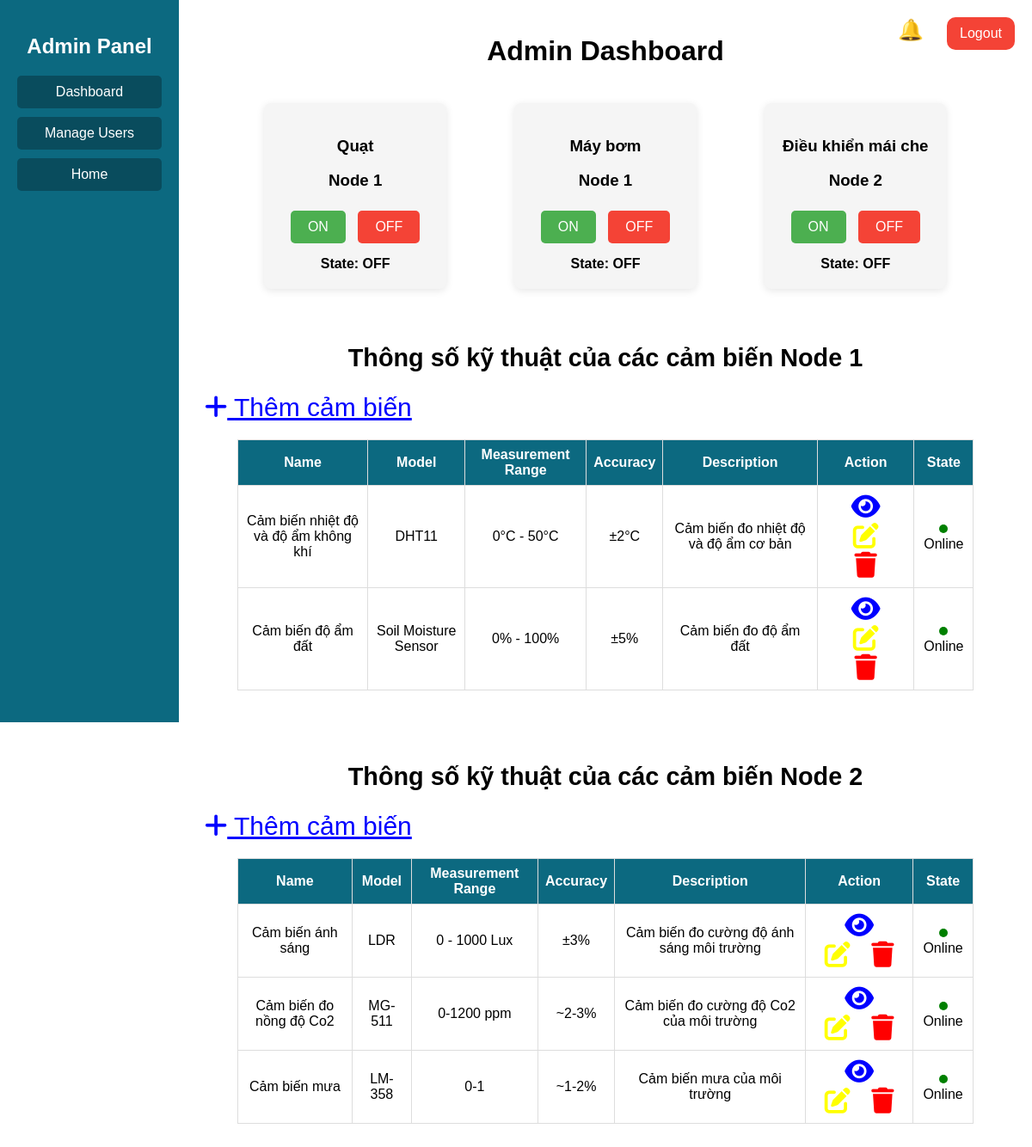
/admin/admin.php (signed in), run on the app's committed database.
### tables this page shows
CREATE TABLE `sensors` (
  `id` int(11) NOT NULL,
  `name` varchar(255) NOT NULL,
  `model` varchar(255) NOT NULL,
  `measurement_range` varchar(255) DEFAULT NULL,
  `accuracy` varchar(255) DEFAULT NULL,
  `description` text DEFAULT NULL,
  `node` varchar(50) DEFAULT NULL,
  `link` varchar(100) DEFAULT NULL,
  `state` varchar(50) DEFAULT NULL
);

### admin/admin.php (the view, shortened to what this page needs)
<!DOCTYPE html>
<html lang="en">
<head>
    <link href="https://cdnjs.cloudflare.com/ajax/libs/font-awesome/6.0.0/css/all.min.css" rel="stylesheet">
</head>
<body>
    <div class="sidebar">
        <h2>Admin Panel</h2>
        <a href="../admin/admin.php">Dashboard</a>
        <a href="../users/manage_users.php">Manage Users</a>
        <a href="../home.php">Home</a>
    </div>
    <div class="main-content">
        <h1>Admin Dashboard</h1>
        <button class="notification-btn" onclick="toggleNotifications()">🔔</button>
        <a href="logout.php" class="logout-btn">Logout</a>
        <div class="device-grid">
            <div class="device">
                <h3>Quạt</h3>
                <h3>Node 1</h3>
                <button class="on-btn" onclick="toggleDeviceState('fan', 'ON')">ON</button>
                <button class="off-btn" onclick="toggleDeviceState('fan', 'OFF')">OFF</button>
                <div class="device-state" id="state-fan">State: OFF</div>
            </div>
            <div class="device">
                <h3>Máy bơm</h3>
                <h3>Node 1</h3>
                <button class="on-btn" onclick="toggleDeviceState('pump', 'ON')">ON</button>
                <button class="off-btn" onclick="toggleDeviceState('pump', 'OFF')">OFF</button>
                <div class="device-state" id="state-pump">State: OFF</div>
            </div>
            <div class="device">
                <h3>Điều khiển mái che</h3>
                <h3>Node 2</h3>
                <button class="on-btn" onclick="toggleDeviceState('shade', 'ON')">ON</button>
                <button class="off-btn" onclick="toggleDeviceState('shade', 'OFF')">OFF</button>
                <div class="device-state" id="state-shade">State: OFF</div>
            </div>
        </div>
        <div class="specifications">
            <h2>Thông số kỹ thuật của các cảm biến Node 1</h2>
            <div class="add-sensor">
                <a style="padding:10px;font-size:30px; color:blue;" href="../sensor/add_sensor.php" class="add-btn">
                    <i class="fa-solid fa-plus"></i> Thêm cảm biến
                </a>
            </div>
            <table class="specs-table">
                <thead>
                    <tr>
                        <th>Name</th>
                        <th>Model</th>
                        <th>Measurement Range</th>
                        <th>Accuracy</th>
                        <th>Description</th>
                        <th>Action</th>
                        <th>State</th>
                    </tr>
                </thead>
                <tbody>
                    <?php
                    $pdo = Database::connect();
                    $sql = "SELECT * FROM sensors where node = 'Node 1'";
                    foreach ($pdo->query($sql) as $row) {
                        echo '<tr>';
                        echo '<td>' . $row['name'] . '</td>';
                        echo '<td>' . $row['model'] . '</td>';
                        echo '<td>' . $row['measurement_range'] . '</td>';
                        echo '<td>' . $row['accuracy'] . '</td>';
                        echo '<td>' . $row['description'] . '</td>';
                        echo '<td>';
                        echo '<a style="padding:10px;font-size:30px; color:blue;" href="' . $row['link'] . '" title="Xem chi tiết"><i class="fas fa-eye"></i></a> ';
                        echo '<a style="padding:10px;font-size:30px; color:yellow;" href="../sensor/edit_sensor.php?id=' . $row['id'] . '" title="Sửa"><i class="fas fa-edit"></i></a> ';
                        echo '<a style="padding:10px;font-size:30px; color:red;" href="../sensor/delete_sensor.php?id=' . $row['id'] . '" title="Xóa" onclick="return confirm(\'Bạn có chắc muốn xóa?\')"><i class="fas fa-trash"></i></a>';;
                        echo '</td>';
                        echo '<td>';
                        if ($row['state'] === 'online') {
                            echo '<span style="display: inline-block; width: 10px; height: 10px; background-color: green; border-radius: 50%;"></span> Online';
                        } else {
                            echo '<span style="display: inline-block; width: 10px; height: 10px; background-color: red; border-radius: 50%;"></span> Offline';
                        }
                        echo '</td>';
                        echo '</tr>';
                    }
                    ?>
                </tbody>
            </table>
        </div>
        <div class="specifications">
            <h2>Thông số kỹ thuật của các cảm biến Node 2</h2>
            <div class="add-sensor">
                <a style="padding:10px;font-size:30px; color:blue;" href="../sensor/add_sensor.php" class="add-btn">
                    <i class="fa-solid fa-plus"></i> Thêm cảm biến
                </a>
            </div>
            <table class="specs-table">
                <thead>
                    <tr>
                        <th>Name</th>
                        <th>Model</th>
                        <th>Measurement Range</th>
                        <th>Accuracy</th>
                        <th>Description</th>
                        <th>Action</th>
                        <th>State</th>
                    </tr>
                </thead>
                <tbody>
                    <?php
                    $pdo = Database::connect();
                    $sql = "SELECT * FROM sensors where node = 'Node 2'";
                    foreach ($pdo->query($sql) as $row) {
                        echo '<tr>';
                        echo '<td>' . $row['name'] . '</td>';
                        echo '<td>' . $row['model'] . '</td>';
                        echo '<td>' . $row['measurement_range'] . '</td>';
                        echo '<td>' . $row['accuracy'] . '</td>';
                        echo '<td>' . $row['description'] . '</td>';
                        echo '<td>';
                        echo '<a style="padding:10px;font-size:30px; color:blue;" href="' . $row['link'] . '" title="Xem chi tiết"><i class="fas fa-eye"></i></a> ';
                        echo '<a style="padding:10px;font-size:30px; color:yellow;" href="../sensor/edit_sensor.php?id=' . $row['id'] . '" title="Sửa"><i class="fas fa-edit"></i></a> ';
                        echo '<a style="padding:10px;font-size:30px; color:red;" href="../sensor/delete_sensor.php?id=' . $row['id'] . '" title="Xóa" onclick="return confirm(\'Bạn có chắc muốn xóa?\')"><i class="fas fa-trash"></i></a>';
                        echo '</td>';
                        echo '<td>';
                        if ($row['state'] === 'online') {
                            echo '<span style="display: inline-block; width: 10px; height: 10px; background-color: green; border-radius: 50%;"></span> Online';
                        } else {
                            echo '<span style="display: inline-block; width: 10px; height: 10px; background-color: red; border-radius: 50%;"></span> Offline';
                        }
                        echo '</td>';
                        echo '</tr>';
                    }
                    ?>
                </tbody>
            </table>
        </div>
    </div>
</body>
</html>

### admin/admin.php (style rules this page uses)
body { font-family: Arial, sans-serif; margin: 0; padding: 0; display: flex; min-height: 100vh; }
.sidebar { width: 15%; background-color: #0c6980; padding: 20px; color: white; height: 100vh; }
.sidebar h2 { text-align: center; font-size: 1.5rem; }
.sidebar a { text-decoration: none; color: white; display: block; padding: 10px 0; background-color: #094c5d; border-radius: 5px; text-align: center; margin-bottom: 10px; }
.main-content { width: 85%; padding: 20px; position: relative; display: flex; flex-direction: column; align-items: center; }
.main-content h1 { text-align: center; font-size: 2rem; }
.logout-btn { position: absolute; right: 20px; top: 20px; background-color: #f44336; color: white; padding: 10px 15px; text-decoration: none; font-size: 1rem; border: none; border-radius: 10px; cursor: pointer; }
.notification-btn { position: absolute; right: 120px; top: 20px; background-color: transparent; border: none; color: white; font-size: 1.5rem; cursor: pointer; }
.device-grid { display: flex; justify-content: space-evenly; width: 100%; margin-top: 20px; }
.device { background-color: #f5f5f5; border-radius: 8px; padding: 20px; text-align: center; box-shadow: 0 2px 10px rgba(0, 0, 0, 0.1); width: 18%; }
.device button { padding: 10px 20px; font-size: 1rem; margin: 5px; border: none; border-radius: 5px; cursor: pointer; }
.on-btn { background-color: #4CAF50; color: white; }
.off-btn { background-color: #f44336; color: white; }
.device-state { margin-top: 10px; font-weight: bold; }
.specifications { margin-top: 40px; width: 100%; }
.specifications h2 { text-align: center; font-size: 1.8rem; }
.specs-table { width: 90%; margin: 20px auto; border-collapse: collapse; }
.specs-table th, .specs-table td { border: 1px solid #ddd; padding: 8px; text-align: center; }
.specs-table th { background-color: #0c6980; color: white; }

### data on the page
sensors: name "Cảm biến nhiệt độ và độ ẩm không khí", model "DHT11", measurement_range "0°C - 50°C", accuracy "±2°C", description "Cảm biến đo nhiệt độ và độ ẩm cơ bản", state "online" (drawn)
sensors: name "Cảm biến độ ẩm đất", model "Soil Moisture Sensor", measurement_range "0% - 100%", accuracy "±5%", description "Cảm biến đo độ ẩm đất", state "online" (drawn)
sensors: name "Cảm biến ánh sáng", model "LDR", measurement_range "0 - 1000 Lux", accuracy "±3%", description "Cảm biến đo cường độ ánh sáng môi trường", state "online" (drawn)
sensors: name "Cảm biến đo nồng độ Co2", model "MG-511", measurement_range "0-1200 ppm", accuracy "~2-3%", description "Cảm biến đo cường độ Co2 của môi trường", state "online" (drawn)
sensors: name "Cảm biến mưa", model "LM-358", measurement_range "0-1", accuracy "~1-2%", description "Cảm biến mưa của môi trường", state "online" (drawn)
